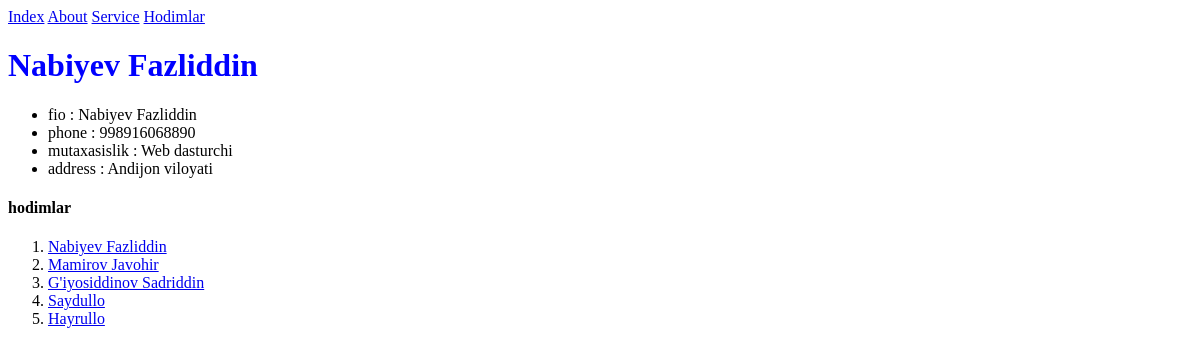
Page /hodim-detail/1/ on the committed database.
### main/models.py (models this page shows, shortened)
class Hodimlar(models.Model):
    fio = models.CharField(max_length=100)
    phone = models.CharField(max_length=12)
    mutaxasislik = models.CharField(max_length=100)
    address = models.CharField(max_length=100)

### main/views.py (the view)
# urls.py: path('hodim-detail/<int:id>/', HodimDetail),
def HodimDetail(request, id):
    hodim = Hodimlar.objects.get(id=id)
    hodimlar = Hodimlar.objects.all()
    return render(request, 'hodim-detail.html', {
                                            'hodim': hodim,
                                            'hodimlar':hodimlar,
                                                 })

### templates/hodim-detail.html (shortened to what this page needs)
    {% extends 'base.html' %}
    {% block content %}
    <h1>{{ hodim.fio }}</h1>
    <ul>
        <li>fio : {{ hodim.fio }}</li>
        <li>phone : {{ hodim.phone }}</li>
        <li>mutaxasislik : {{ hodim.mutaxasislik }}</li>
        <li>address : {{ hodim.address }}</li>
    </ul>
    <h4>hodimlar</h4>
    <ol>
        {% for h in hodimlar %}
            <li><a href="/hodim-detail/{{ h.id }}/">{{ h.fio }}</a></li>
        {% endfor %}
    </ol>
    {% endblock content %}

### static/style.css (style rules this page uses)
h1 { color: blue; }

### rows in the picture
Hodimlar: fio "Nabiyev Fazliddin", phone "998916068890", mutaxasislik "Web dasturchi", address "Andijon viloyati"
Hodimlar: fio "Mamirov Javohir"
Hodimlar: fio "G'iyosiddinov Sadriddin"
Hodimlar: fio "Saydullo"
Hodimlar: fio "Hayrullo"
